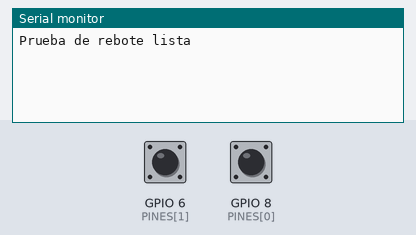
Recording of a sketch running on a simulated ESP32. Shown: the last lines printed to the serial monitor. Inputs (shaded band) come from the test bench; at power-on: GPIO 6 (PINES[1]) HIGH, GPIO 8 (PINES[0]) HIGH.

Above: at 2.7 s.
2.8 s: GPIO 6 (PINES[1]) pulled LOW for 0.15 s
At 3.4 s:
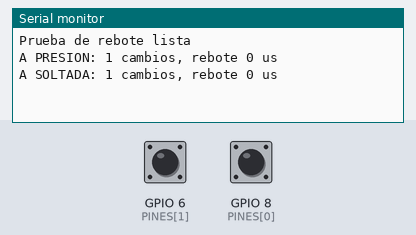
4.5 s: GPIO 8 (PINES[0]) pulled LOW for 0.15 s
At 5.8 s:
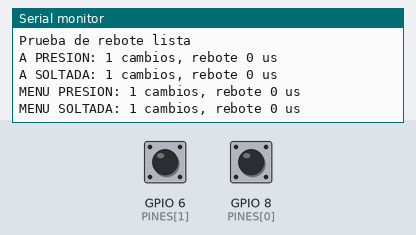

The sketch:

prueba_4_rebote.ino
```cpp
// G7 - Control proyecto 2 - PRUEBA 4: REBOTE DE BOTONES
// Lee MENU (GP8) y A (GP6, para comparar) lo mas rapido posible y registra cada cambio.
// Cada pulsacion (o soltada) se agrupa: primer cambio tras 50 ms de calma = inicio del evento.
// Se informa cuantos cambios hubo y cuanto duro el rebote (us). Un boton sano: 1 cambio o rebote < 5 ms.

const uint8_t PINES[2] = {8, 6};
const char* NOMBRES[2] = {"MENU", "A"};
bool estado[2];
uint32_t tInicio[2], tUltimo[2];
int cambios[2];
bool enEvento[2];
bool nivelInicial[2];

void setup() {
  Serial.begin(115200);
  for (int i = 0; i < 2; i++) {
    pinMode(PINES[i], INPUT_PULLUP);
    estado[i] = digitalRead(PINES[i]);
    enEvento[i] = false;
  }
  delay(1500);
  Serial.println("Prueba de rebote lista");
}

void loop() {
  uint32_t ahora = micros();
  for (int i = 0; i < 2; i++) {
    bool v = digitalRead(PINES[i]);
    if (v != estado[i]) {
      if (!enEvento[i]) {
        enEvento[i] = true; cambios[i] = 0; tInicio[i] = ahora; nivelInicial[i] = v;
      }
      cambios[i]++; tUltimo[i] = ahora; estado[i] = v;
    }
    if (enEvento[i] && (ahora - tUltimo[i]) > 50000) {
      Serial.printf("%s %s: %d cambios, rebote %lu us\n", NOMBRES[i],
                    nivelInicial[i] == LOW ? "PRESION" : "SOLTADA", cambios[i],
                    (unsigned long)(tUltimo[i] - tInicio[i]));
      enEvento[i] = false;
    }
  }
}
```

Measured:
- after the input at 2.8 s, the serial monitor: prints a new line after 0.05 s (image 1)
- after the input at 4.5 s, the serial monitor: prints a new line after 0.05 s (image 2)
